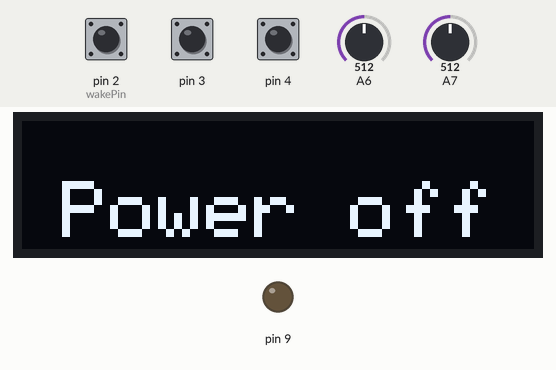
This program was run on a simulated Arduino Nano, built with avr-gcc and run on an emulated ATmega328P. Shown: 128×32 one-colour display, output pins drawn as LEDs (lit = HIGH). The inputs (shaded band) are chosen by the test bench; at power-on: pin 2 (wakePin) HIGH, pin 4 HIGH, A6 = 512, pin 3 HIGH, A7 = 512.

Above: at 1.2 s.
1.3 s: pin 2 (wakePin) pulsed LOW 5 times (0.12 s each, 0.3 s apart)
At 4.4 s:
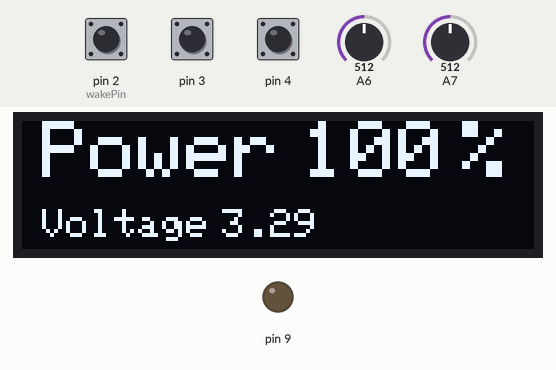
4.7 s: pin 2 (wakePin) pulled LOW for 1 s
At 5.6 s:
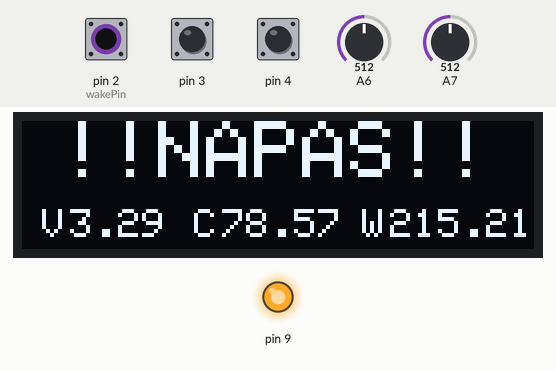
7.2 s: pin 4 pulled LOW for 3.2 s
At 11.5 s:
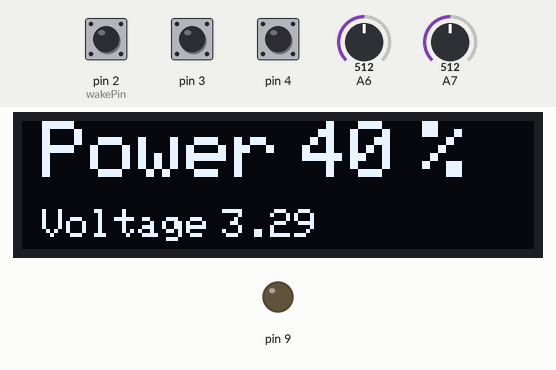
11.9 s: pin 2 (wakePin) pulled LOW for 3.2 s
At 14.3 s:
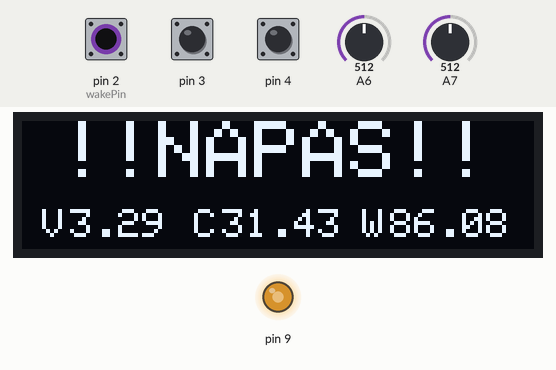
16.6 s: A6 set to 490
At 17.5 s:
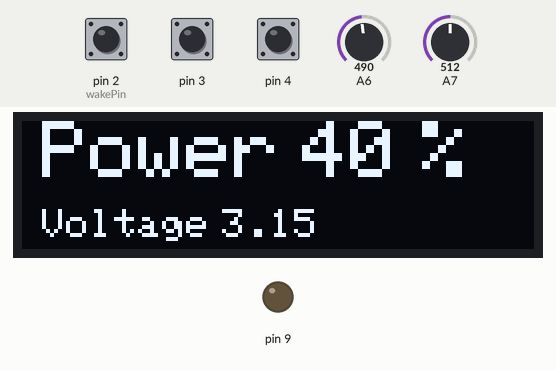
18.1 s: pin 2 (wakePin) pulled LOW for 1 s
At 18.87 s:
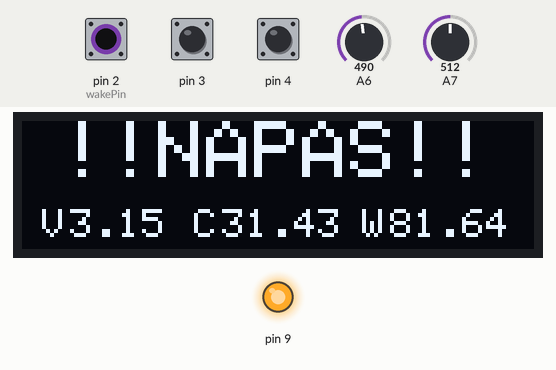
Timing chart, 0 to 21.1 s (numbered marks = the images above; inputs shaded):
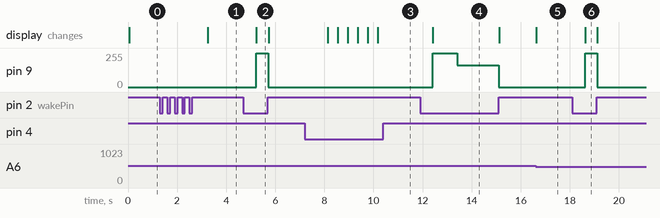

Measured:
- after the input at 1.3 s, the display: changes after 1.9 s (image 1)
- after the input at 4.7 s, pin 9: 0/255 → 255/255 after 0.52 s, → 0/255 0.49 s later; the display: changes after 0.52 s (image 2)
- after the input at 7.2 s, the display: first changes after 0.93 s (image 3 shows a later state)
- after the input at 11.9 s, pin 9: 0/255 → 255/255 after 0.52 s, → 162/255 0.99 s later, → 0/255 1.7 s later; the display: changes after 0.52 s (image 4)
- after the input at 16.6 s, the display: changes at once (image 5)
- after the input at 18.1 s, pin 9: 0/255 → 255/255 after 0.52 s, → 0/255 0.48 s later; the display: changes after 0.52 s (image 6)

The program:

main.cpp
```cpp
#include <Arduino.h>
#include <avr/sleep.h>
#include <SPI.h>
#include <Wire.h>
#include <Adafruit_GFX.h>
#include <Adafruit_SSD1306.h>
#include "GyverButton.h"

GButton butt1(2); //Fire
GButton butt2(3); //Plus
GButton butt3(4); // Minus

int counter=0;
int wakePin = 2;
bool sleep = false;
bool fire = false;
bool power = false;
bool timeout = false;
int value = 100;
int led = 5;
int delay_t = 6000;
int i = 0;
int steps = 1;
double volt = 0;
double w = 0;
double v_dr = 0;
double curr = 0;
double curr_old = 0;
//int procents_batt = 0;
int procents = 0;
int clicks = 0;
unsigned long times;
unsigned long times_sleep;
bool pressed = false;
bool pressed_m = false;
bool pressed_p = false;

Adafruit_SSD1306 display(128, 32, &Wire, -1);

void wakeUpNow() {
sleep_disable();
times_sleep  = millis();
detachInterrupt(0);
  }
 /*  display.clearDisplay();
  display.setTextSize(2); // Draw 2X-scale text
  display.setTextColor(SSD1306_WHITE);
  display.setCursor(10, 0);
  display.println(F("@Lagodish"));
  display.display();
  analogWrite(9,0);
  delay(1500);*/
//delay(10);


void sleepNow() {
    set_sleep_mode(SLEEP_MODE_PWR_DOWN);   // sleep mode is set here
    sleep_enable();          // enables the sleep bit in the mcucr register
    attachInterrupt(0,wakeUpNow, LOW); // use interrupt 0 (pin 2) and run function
    sleep_mode();            // here the device is actually put to sleep!!
    // THE PROGRAM CONTINUES FROM HERE AFTER WAKING UP

   // sleep_disable();         // first thing after waking from sleep: disable sleep...
   // detachInterrupt(0);      // disables interrupt 0 on pin 2 so the wakeUpNow code will not be executed during normal running time.
}

void setup() {
 // Serial.begin(9600);

    if(!display.begin(SSD1306_SWITCHCAPVCC, 0x3C)) { // Address 0x3C for 128x32
   // Serial.println(F("SSD1306 allocation failed"));
    for(;;); // Don't proceed, loop forever
  }

  display.clearDisplay();
  display.display();
//TCCR1B = TCCR1B & B11111000 | B00000101;
  //TCCR1B = TCCR1B & B11111000 | B00000010;
  pinMode(9,OUTPUT);
//  pinMode(led,OUTPUT);
  analogReference(INTERNAL);
  pinMode(A6,INPUT);
  pinMode(A7,INPUT);
 //batt.begin(3300, 1.49);
 //s pinMode(wakePin, INPUT_PULLUP);
 // attachInterrupt(0, wakeUpNow, LOW);

  //butt1.setClickTimeout(600);   // настройка таймаута между кликами (по умолчанию 300 мс)
 // butt2.setClickTimeout(600);   // настройка таймаута между кликами (по умолчанию 300 мс)
  //butt3.setClickTimeout(600);   // настройка таймаута между кликами (по умолчанию 300 мс)
  butt1.setDebounce(50);        // настройка антидребезга (по умолчанию 80 мс)
  butt1.setTimeout(500);        // настройка таймаута на удержание (по умолчанию 500 мс)
  butt1.setClickTimeout(600);   // настройка таймаута между кликами (по умолчанию 300 мс)

  // HIGH_PULL - кнопка подключена к GND, пин подтянут к VCC (PIN --- КНОПКА --- GND)
  // LOW_PULL  - кнопка подключена к VCC, пин подтянут к GND
  butt1.setType(HIGH_PULL);
  butt2.setType(HIGH_PULL);
  butt3.setType(HIGH_PULL);

  // NORM_OPEN - нормально-разомкнутая кнопка
  // NORM_CLOSE - нормально-замкнутая кнопка
  butt1.setDirection(NORM_OPEN);
  butt2.setDirection(NORM_OPEN);
  butt3.setDirection(NORM_OPEN);
}

void loop() {
  butt1.tick();  // обязательная функция отработки. Должна постоянно опрашиваться
  butt2.tick();
  butt3.tick();

  if (butt1.hasClicks())                                // проверка на наличие нажатий
    {
     clicks = butt1.getClicks();
     if(clicks  == 5) {power = true;}
     if(clicks  == 3) {power = false;}
     //Serial.println(clicks);
      }

      pressed = butt1.isPress();
if(butt1.isRelease()){ fire = false; timeout = false; times_sleep  = millis();}    // отпускание кнопки (+ дебаунс)
if (pressed&&power){ fire = true; times = millis();}     // нажатие на кнопку (+ дебаунс)

if(millis() - times_sleep > 1500000){ //!!!
   timeout = false;
   power = false;
   analogWrite(9,0);
  // analogWrite(led,0);
   display.clearDisplay();
   display.display();
   sleepNow();
   }


if(power){

   // delayMicroseconds(delay_t);
  // analogWrite(led,i);

 pressed_m = butt3.isStep();
  pressed_p = butt2.isStep();

  if (pressed_p) {                                 // если кнопка была удержана (это для инкремента)
    value+=10;                                            // увеличивать/уменьшать переменную value с шагом и интервалом
  }

  if (pressed_m) {                                 // если кнопка была удержана (это для инкремента)
    value-=10;                                            // увеличивать/уменьшать переменную value с шагом и интервалом
  }

   volt = (analogRead(A6) * 1.1) / 1024.0*5.98;
   v_dr = (analogRead(A7) * 1.1) / 1024.0;

   //volt = analogRead(A6);//temp / 0.84;

  if(value < 0){ value = 0; }

  if(value > 100){ value = 100;}


  procents = map(value, 0, 100, 100, 255);

     curr =  v_dr / 0.007*value/100;// * (volt-v_dr);
   if(curr<100){
    curr_old = curr;
    }
       w = curr_old*(volt-v_dr);
  if(fire && !timeout){

    if(millis() - times > 9000){
      timeout = true;
      }

    if(millis() - times > 500){
      if(volt>2.8){

  display.clearDisplay();
  display.setTextSize(2); // Draw 2X-scale text
  display.setTextColor(SSD1306_WHITE);
  display.setCursor(10, 0);
  display.println(F("!!NAPAS!!"));
  display.setTextSize(1);

  display.setCursor(5, 22);
  display.println(F("V ")); //volt
  display.setCursor(12, 22);
  display.println(String(volt));

  display.setCursor(43, 22);
  display.println(F("C ")); //curr
  display.setCursor(50, 22);
  display.println(String(curr_old));

  display.setCursor(85, 22);
  display.println(F("W ")); //curr
  display.setCursor(92, 22);
  display.println(String(w));

  display.display();      // Show initial text*/
 // delay_t = 1000;
  if(millis() - times < 1500){
  analogWrite(9,255);
  }
  else{
    analogWrite(9,procents);
    }
      }
      else{
  display.clearDisplay();
  display.setTextSize(2); // Draw 2X-scale text
  display.setTextColor(SSD1306_WHITE);
  display.setCursor(10, 0);
  display.println(F("LOW BATT"));
   display.setTextSize(1);
  display.setCursor(5, 22);
  display.println(F("Voltage "));
  display.setCursor(50, 22);
  display.println(String(volt));
  display.display();      // Show initial text*/
 // delay_t = 3000;
  analogWrite(9,0);
        }
    }
    }
    else{
  analogWrite(9,0);
  display.clearDisplay();
  display.setTextSize(2); // Draw 2X-scale text
  display.setTextColor(SSD1306_WHITE);
  display.setCursor(5, 0);
  display.println(F("Power "));
  display.setCursor(70, 0);
  display.println(String(value));
  if(value<10){  display.setCursor(90, 0);}
  if(value>9&&value<100){  display.setCursor(100, 0);}
  if(value>99){  display.setCursor(110, 0);}
  display.println(F("%"));
  display.setTextSize(1);
  display.setCursor(5, 22);
  display.println(F("Voltage "));
  display.setCursor(50, 22);
  display.println(String(volt));
  display.display();      // Show initial text*/


}}
else{
  display.clearDisplay();
  display.setTextSize(2); // Draw 2X-scale text
  display.setTextColor(SSD1306_WHITE);
  display.setCursor(10, 15);
  display.println(F("Power off"));
  display.display();
  analogWrite(9,0);
  //analogWrite(led,0);
 // delay(100);
  }

}
```
